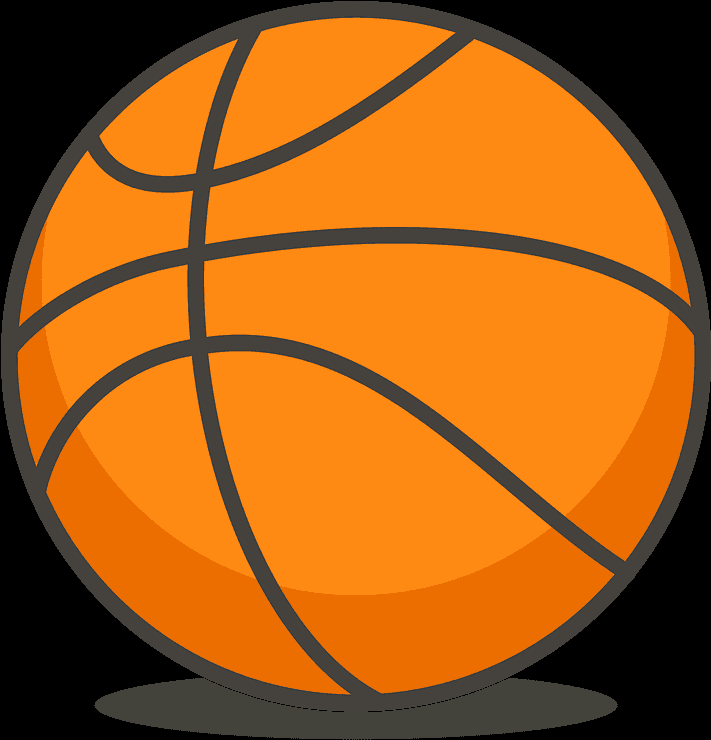
#> input picture Task_2/input.jpg, 711 x 740 px
$ python task2.py
#> lines starting #> are read from the running program, lines starting #| are printed output that depends on the picture; after the words box and inside, x2 and y2 are one past the last pixel; in counts of white or black regions, pixels touching at a corner belong together
import numpy as np
import cv2
import matplotlib.pyplot as plt

# ----------------------------
# Region Growing Function
# ----------------------------
def region_growing(img, seed_points, threshold=10):
    output = np.zeros_like(img, dtype=np.uint8)
    visited = np.zeros_like(img, dtype=bool)
    h, w = img.shape

    for seed in seed_points:
        if visited[seed]:
            continue
        stack = [seed]
        seed_val = int(img[seed])

        while stack:
            x, y = stack.pop()
            if visited[x, y]:
                continue
            visited[x, y] = True
            output[x, y] = 255

            for dx in [-1, 0, 1]:
                for dy in [-1, 0, 1]:
                    nx, ny = x + dx, y + dy
                    if (0 <= nx < h) and (0 <= ny < w) and not visited[nx, ny]:
                        if abs(int(img[nx, ny]) - seed_val) < threshold:
                            stack.append((nx, ny))
    return output

# ----------------------------
# Step 1: Load grayscale image
# ----------------------------
image = cv2.imread("input.jpg", cv2.IMREAD_GRAYSCALE)
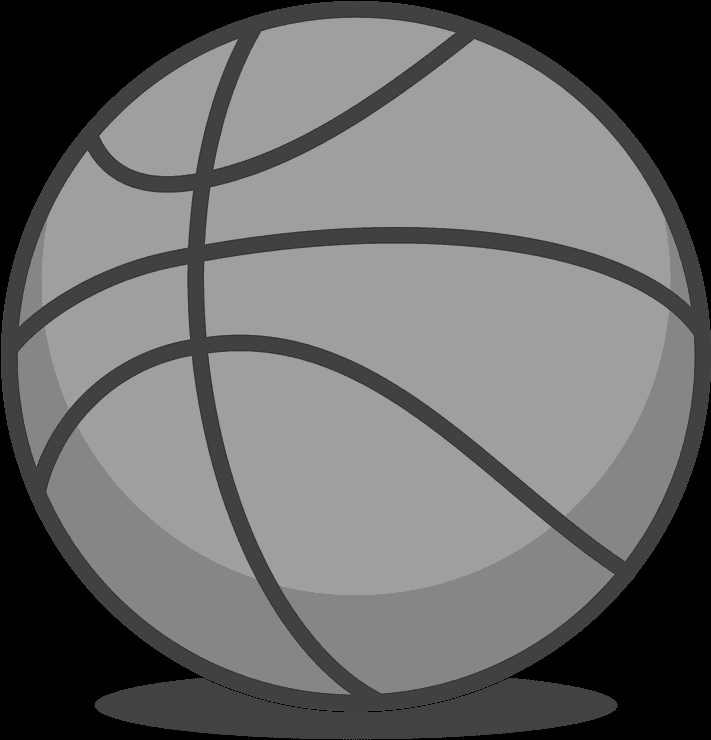
#> image: shape (740, 711); min 0, max 159, mean 104.8
if image is None:
    raise FileNotFoundError("input.jpg not found")

# ----------------------------
# Pick values based on known object locations
seed_points = [(200, 500), (700, 600),(300,350),(200, 450), (300, 75)]

# ----------------------------
# Step 3: Apply Region Growing
# ----------------------------
region_output = region_growing(image, seed_points, threshold=15)
#> the loop in region_growing, `for seed in seed_points:` made 5 passes
#> seed_val on passes 1 to 3: 159, 66, 159
#> after the loop in region_growing, `for seed in seed_points:`:
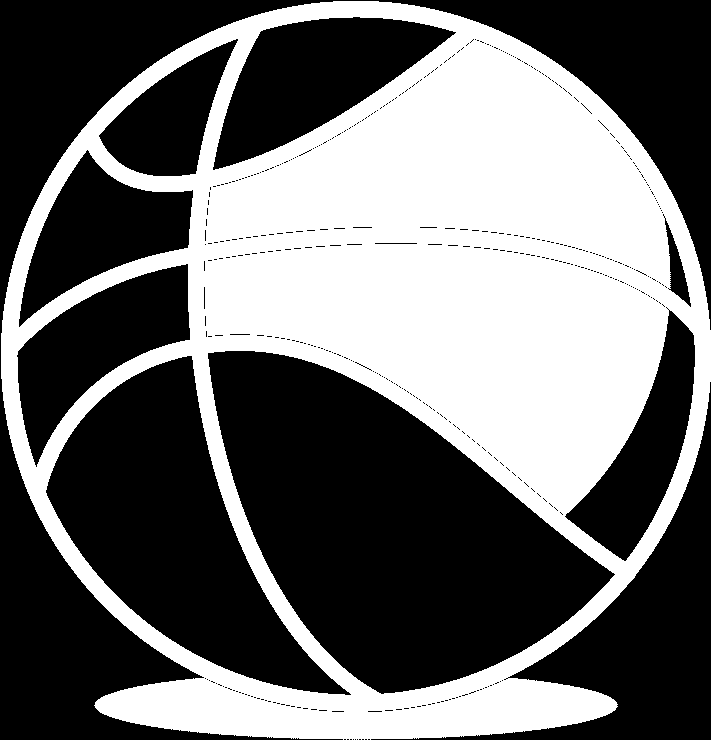
#> output: shape (740, 711); 42.1% white; 1 white region, box (x1, y1, x2, y2) and area: (1, 1, 711, 740) 221697

# Save region output
cv2.imwrite("region_output.png", region_output)

# ----------------------------
# Step 4: Plot and Save Comparison
# ----------------------------
plt.figure(figsize=(12, 4))

plt.subplot(1, 2, 1)
plt.title("Original + Seeds")
plt.imshow(image, cmap='gray')
for y, x in seed_points:
    plt.plot(x, y, 'ro', markersize=5)
plt.axis('off')

plt.subplot(1, 2, 2)
plt.title("Region Growing Output")
plt.imshow(region_output, cmap='gray')
plt.axis('off')

plt.tight_layout()
plt.savefig("task2_comparison.png", dpi=300)
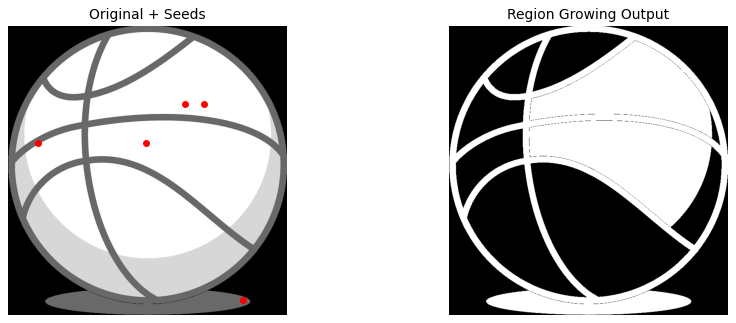
#> figure drawn by matplotlib, 2 panels
print("All images saved successfully.")
